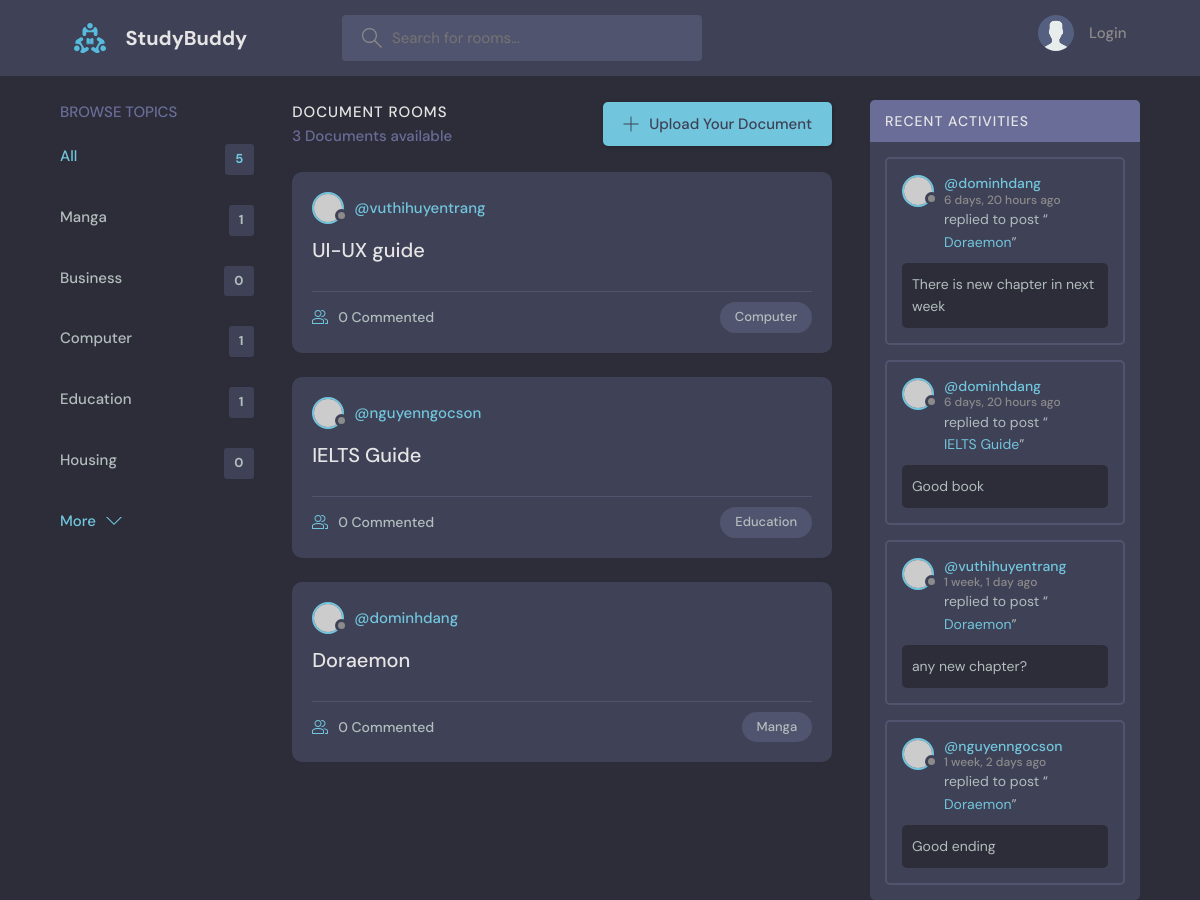
/, run on an earlier commit of the app's database.
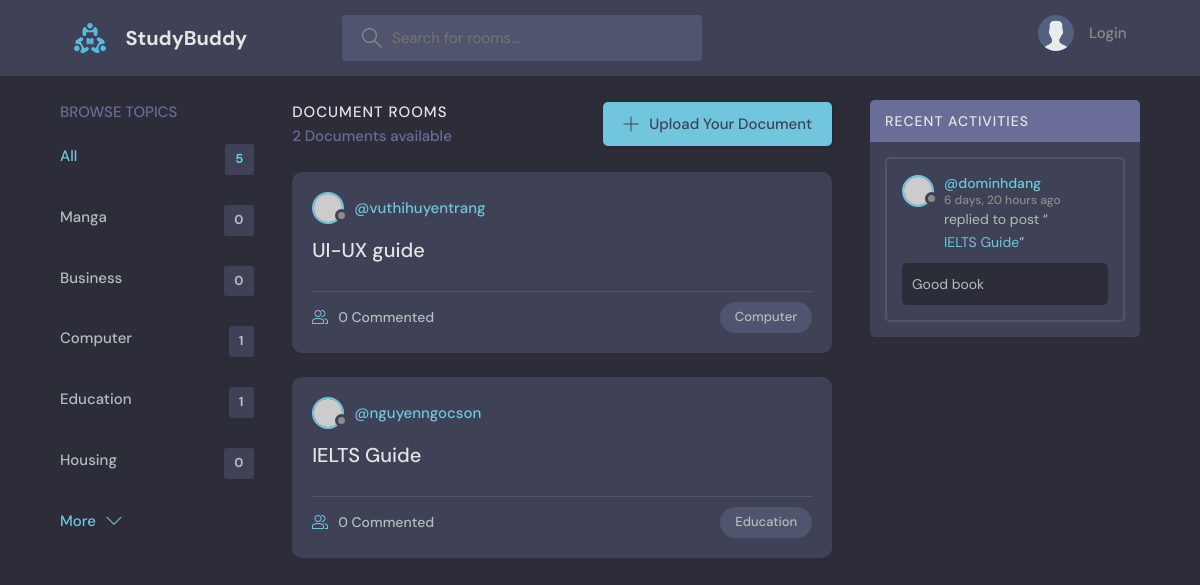
And on a later commit of the database.
### base/models.py (models this page shows, shortened)
class Topic(models.Model):
    name = models.CharField(max_length=200)

class Document(models.Model):
    author = models.ForeignKey(User, on_delete=models.SET_NULL, null=True)
    topic = models.ForeignKey(Topic, on_delete=models.SET_NULL, null=True)
    name = models.CharField(max_length=200)
    content = models.FileField(null=True, blank=True, upload_to="media")
    reader = models.ManyToManyField(
        User, related_name='participants', blank=True)
    description = models.TextField(null=True, blank=True)
    updated = models.DateTimeField(auto_now=True)
    created = models.DateTimeField(auto_now_add=True)
    class Meta:
        ordering = ['-updated', '-created']
    def __str__(self):
        return self.name

class Comment(models.Model):
    user = models.ForeignKey(User, on_delete=models.CASCADE)
    document = models.ForeignKey(Document, on_delete=models.CASCADE)
    body = models.TextField()
    updated = models.DateTimeField(auto_now=True)
    created = models.DateTimeField(auto_now_add=True)
    class Meta:
        ordering = ['-updated', '-created']
    def __str__(self):
        return self.body[0:50]

### base/views.py (the view)
# urls.py: path('', views.home, name="home"),
def home(request):
    q = request.GET.get('q') if request.GET.get('q') != None else ''
    documents = Document.objects.filter(
        Q(topic__name__icontains=q) |
        Q(name__icontains=q) |
        Q(author__username__icontains=q) |
        Q(description__icontains=q))
    topics = Topic.objects.all()
    comments = Comment.objects.filter(Q(document__topic__name__icontains=q))
    context = {'documents': documents, 'topics': topics, 'comments': comments}
    return render(request, 'base/home.html', context)

### base/templates/base/home.html (shortened to what this page needs)
{% extends 'main.html' %}
{% block content %}
<main class="layout layout--3">
  <div class="container">
    {% include 'base/topic_component.html' %}
    <div class="roomList">
      <div class="roomList__header">
        <div>
          <h2>Document Rooms</h2>
          <p>{{documents.count}} Documents available</p>
        </div>
        <a class="btn btn--main" href="{% url 'create-document' %}">
          <svg version="1.1" xmlns="http://www.w3.org/2000/svg" width="32" height="32" viewBox="0 0 32 32">
            <title>add</title>
            <path
              d="M16.943 0.943h-1.885v14.115h-14.115v1.885h14.115v14.115h1.885v-14.115h14.115v-1.885h-14.115v-14.115z">
            </path>
          </svg>
          Upload Your Document
        </a>
      </div>
      {% include 'base/feed_component.html' %}
    </div>
      {% include 'base/activity_component.html' %}
  </div>
</main>
{% endblock content %}

### base/templates/base/topic_component.html
<div class="topics">
    <div class="topics__header">
      <h2>Browse Topics</h2>
    </div>
    <ul class="topics__list">
      <li>
        <a href="{% url 'home' %}" class="active">All <span>{{topics.count}}</span></a>
      </li>
      {% for topic in topics %}
      <li>
        <a href="{% url 'home' %}?q={{topic.name}}">{{topic.name}} <span>{{topic.document_set.all.count}}</span></a>
      </li>
      {% endfor %}
    </ul>
    <a class="btn btn--link" href="topics.html">
      More
      <svg version="1.1" xmlns="http://www.w3.org/2000/svg" width="32" height="32" viewBox="0 0 32 32">
        <title>chevron-down</title>
        <path d="M16 21l-13-13h-3l16 16 16-16h-3l-13 13z"></path>
      </svg>
    </a>
  </div>

### base/templates/base/feed_component.html (shortened to what this page needs)
{% for document in documents %}
<div class="roomListRoom">
    <div class="roomListRoom__header">
        <a href="{% url 'profile' document.author.id %}" class="roomListRoom__author">
            <div class="avatar avatar--small">
                <img src="https://randomuser.me/api/portraits/women/11.jpg" />
            </div>
            <span>@{{document.author.username}}</span>
        </a>
    </div>
    <div class="roomListRoom__content">
        <a href="{% url 'document' document.id %}">{{document.name}}</a>
    </div>
    <div class="roomListRoom__meta">
        <a href="{% url 'document' document.id %}" class="roomListRoom__joined">
            {{document.reader.all.count}} Commented
        </a>
        <p class="roomListRoom__topic">{{document.topic.name}}</p>
    </div>
</div>
{% endfor %}

### base/templates/base/activity_component.html (shortened to what this page needs)
<div class="activities">
    <div class="activities__header">
        <h2>Recent Activities</h2>
    </div>
    {% for comment in comments %}
    <div class="activities__box">
        <div class="activities__boxHeader roomListRoom__header">
            <a href="{% url 'profile' comment.user.id%}" class="roomListRoom__author">
                <div class="avatar avatar--small">
                    <img src="https://randomuser.me/api/portraits/women/11.jpg" />
                </div>
                <p>
                    @{{comment.user}}
                    <span> {{comment.created|timesince}} ago</span>
                </p>
            </a>
        </div>
        <div class="activities__boxContent">
            <p>replied to post “<a href="{% url 'document' comment.document.id %}">{{comment.document}}</a>”</p>
            <div class="activities__boxRoomContent">
               {{comment}}
            </div>
        </div>
    </div>
    {% endfor %}
</div>

What changed in the data, as far as the page shows it:
removed Document: author.username "dominhdang", name "Doraemon", reader.all.count "0", topic.name "Manga"
removed Comment: user "dominhdang", created "6 days, 20 hours", document "Doraemon", body "There is new chapter in next week"
removed Comment: user "vuthihuyentrang", created "1 week, 1 day", document "Doraemon", body "any new chapter?"
removed Comment: user "nguyenngocson", created "1 week, 2 days", document "Doraemon", body "Good ending"
computed for Topic "Manga": document_set.all.count "1" → "0"
Also different on the page:
{{ documents.count }}: "3" → "2"
